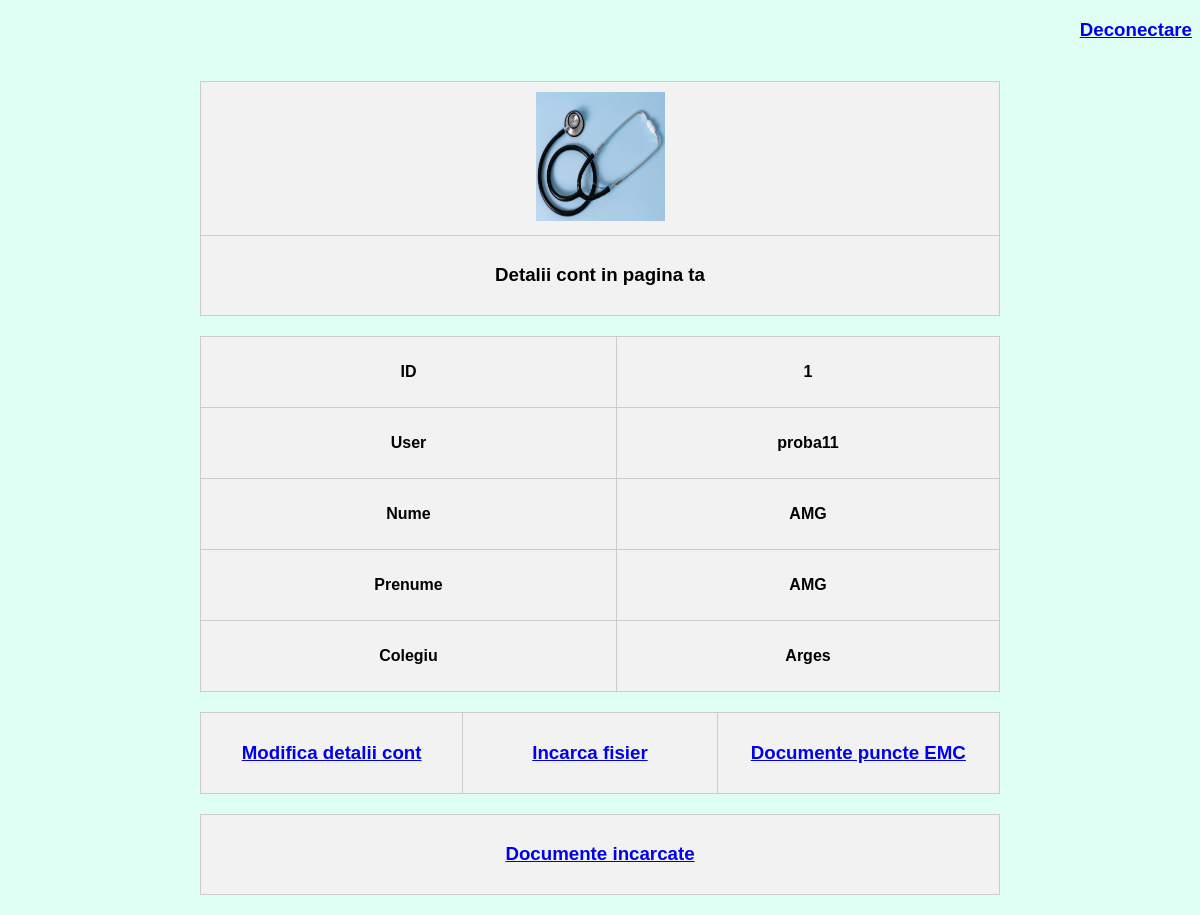
Page /user/1 on the committed database.
### tables this page shows
CREATE TABLE medici (
id INTEGER PRIMARY KEY AUTOINCREMENT,
user VARCHAR(127) UNIQUE NOT NULL,
parola VARCHAR(10) NOT NULL,
nume VARCHAR(127) NOT NULL,
prenume VARCHAR(127) NOT NULL,
colegiu VARCHAR(127) NOT NULL);

### __init__.py (the view)
@app.route('/user/<int:id>')
def profile(id):
    incarca = url_for("fisiere.incarcare", id_medic=id)
    connection = sqlite3.connect('medici.db')
    cursor = connection.cursor()
    cursor.execute(f"SELECT id, user, parola, nume, prenume, colegiu FROM medici where id = '{id}'")
    rows = cursor.fetchall()
    out = 0
    for row in rows:
        print(row)
        out = row
        id, user, parola, nume, prenume, colegiu = row
    print(f'profile out id={id}')
    print(f'profile out user={user}')
    edit = url_for("edit_user", id=id)
    viza = url_for("cerere_viza", id_medic=id)
    logout = url_for("logout")
    fisiere_medic = url_for("fisiere.afiseaza_documente_medic", id_medic=id)
    return render_template('user/show.html', id=id, user=user, nume=nume, prenume=prenume, colegiu=colegiu, edit=edit, incarca = incarca, logout=logout, viza=viza, fisiere_medic=fisiere_medic)

### templates/user/show.html (shortened to what this page needs)
<!doctype html>
<head>
</head>
<body bgcolor="dffef4">
<th width="800" ><h3 color="c2c2c2" align="right"><a href="{{logout}}">Deconectare</a></h3></th>
<table align="center" width="800" bgcolor="ffffff">
    <table align="center" width="800">
    <tr>
        <th><img src="/static/m-stet.jpg" width="129" height="129" alt="poza_med" /></th>
    </tr>
    <tr>
        <th align="center"><h3 color="c2c2c2">Detalii cont in pagina ta</h3></th>
    </tr>
    </table>
    <table align="center" width="300" bgcolor="ffffff" border="-1">
    <tr>
        <th><p>ID</p></th><th><p>{{id}}</p></th>
    </tr>
    <tr>
        <th><p>User</p></th><th><p>{{user}}</p></th>
    </tr>
    <tr>
        <th><p>Nume</p></th><th><p>{{nume}}</p></th>
    </tr>
    <tr>
        <th><p>Prenume</p></th><th><p>{{prenume}}</p></th>
    </tr>
    <tr>
        <th><p>Colegiu</p></th><th><p>{{colegiu}}</p></th>
    </tr>
    </table>
    <table align="center" width="600" bgcolor="ffffff">
         <tr>
        <th width="800" ><h3 color="c2c2c2"><a href="{{edit}}">Modifica detalii cont</a></h3></th>
        <th width="800" ><h3 color="c2c2c2"><a href="{{incarca}}">Incarca fisier</a></h3></th>
             <th width="800" ><h3 color="c2c2c2"><a href="{{viza}}">Documente puncte EMC</a></h3></th>
    </tr>
    </table>
        <table align="center" width="800" bgcolor="ffffff">
    <tr>
        <th align="center"><h3 color="c2c2c2"><a href="{{fisiere_medic}}">Documente incarcate</a></h3></th>
    </tr>
    </table>
</table>
</body>
</html>

### templates/user/show.html (style rules this page uses)
body { font-family: Arial, sans-serif; background-color: #dffef4; }
table { width: 800px; margin: 20px auto; border-collapse: collapse; background-color: #ffffff; }
th, td { border: 1px solid #ccc; padding: 10px; text-align: center; }
th { background-color: #f2f2f2; }
h3 { color: #000000; }

### rows in the picture
medici: user "proba11", nume "AMG", prenume "AMG", colegiu "Arges"

### other values in the picture
{{ id }} "1"
